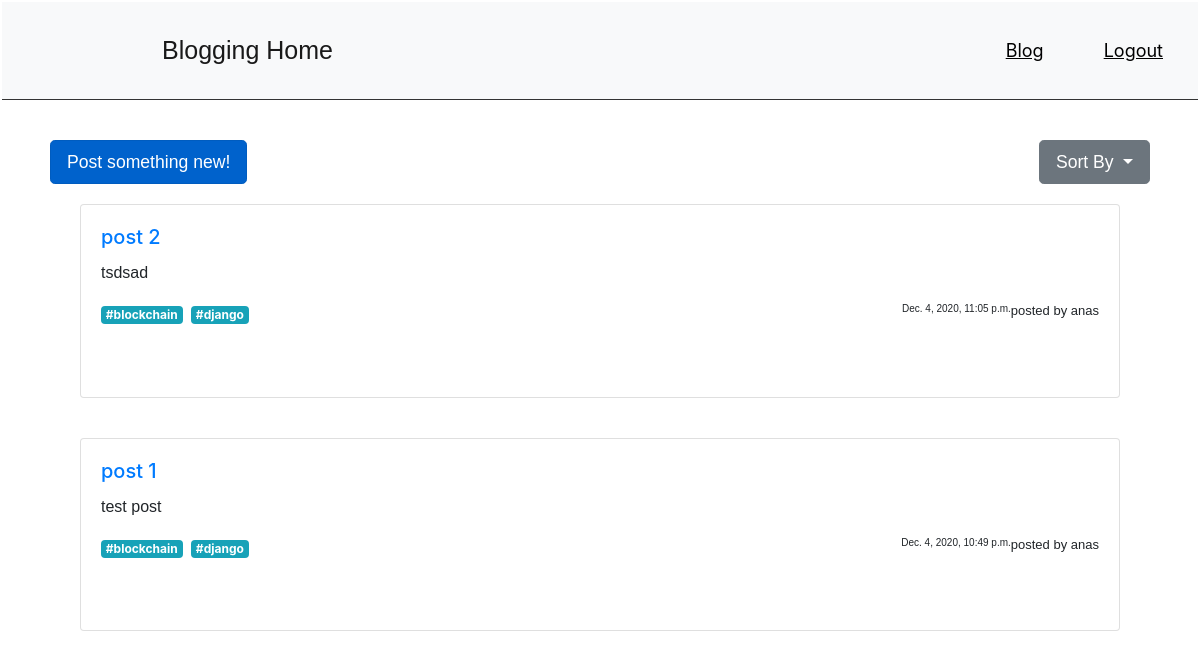
Before: / (signed in) with the older database file.
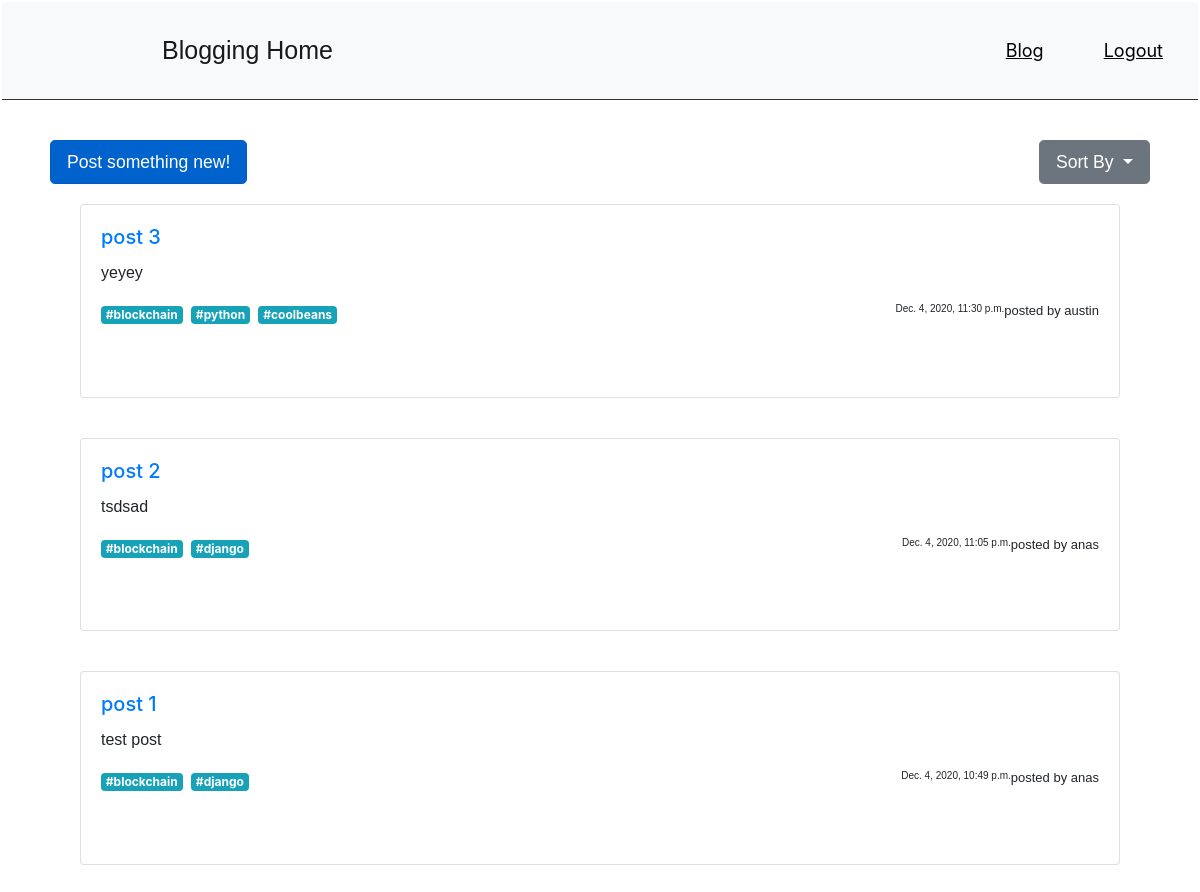
After: the same page with the newer database file.
### accounts/models.py (models this page shows, shortened)
class Blog(models.Model):
    subject = models.CharField(max_length=200)
    description = models.TextField()
    date_posted = models.DateTimeField(default=timezone.now)
    author = models.ForeignKey(User, on_delete=models.CASCADE)
    slug = models.SlugField(unique=True, max_length=100)
    tags = TaggableManager()

### accounts/views.py (the view)
# urls.py: path('', BlogListView.as_view(), name="home"),
class BlogListView(LoginRequiredMixin, ListView):
    login_url = '/login/'
    redirect_field_name = 'redirect_to'
    model = Blog
    template_name = 'accounts/blog.html'
    context_object_name = 'blogs'
    ordering = ['-date_posted']

### accounts/templates/accounts/blog.html (shortened to what this page needs)
{% load static %}
<!DOCTYPE html>
<html>
<head>
    <link rel="stylesheet" href="https://stackpath.bootstrapcdn.com/bootstrap/4.5.2/css/bootstrap.min.css">
    <link rel="stylesheet" href="{% static 'css/blog.css' %}" >
    <nav class="navbar navbar-light bg-light">
        <a class="navbar-brand">Blogging Home</a>
        <ul class="nav justify-content-center">
            <li class="nav-item">
              <a class="nav-link" href="{% url 'home' %}">Blog</a>
            </li>
            <li class="nav-item">
              <a class="nav-item nav-link" href="{% url 'logout' %}">Logout</a>
            </li>
        </ul>
    </nav>
</head>
        <body>
          <div class = "container">
            <a href="{% url 'blog-create' %}"  class="btn btn-primary btn-lg active" id="post" name="post" role="button" aria-pressed="true">Post something new!</a>
            <div class="dropdown">
              <button class="btn btn-secondary btn-lg dropdown-toggle" type="button" id="dropdownMenuButton" data-toggle="dropdown" aria-haspopup="true" aria-expanded="false">
                Sort By
              </button>
            </div>
            <div class="row">
            {% for blog in blogs %}
            <div class="card" id = "card">
              <div class="card-body">
                <h5 class="card-title subject" id="subject" name="subject"><a href="{% url 'blog-detail' blog.id %}">{{blog.subject}}</a></h5>
                <p class="card-text description" id="description" name="description">{{blog.description}}</p>
                {% for tag in blog.tags.all %}
                <a href="" class="mr-1 badge badge-info">#{{ tag }}</a>
                {% endfor %}
                <p class="card-text postBy" id="postBy" name="postBy">posted by {{blog.author}}</p>
                <p class="card-text postDate" id="postDate" name="postDate">{{blog.date_posted}}</p>
              </div>
            </div>
            {%endfor%}
          </div>
        </body>
</html>

Changed rows visible on the page:
added Blog: subject "post 3", description "yeyey", author "austin", date_posted "Dec. 4, 2020, 11:30 p.m.", Tag (name "blockchain")
added Tag: name "python", shown under "post 3"
added Tag: name "coolbeans", shown under "post 3"
